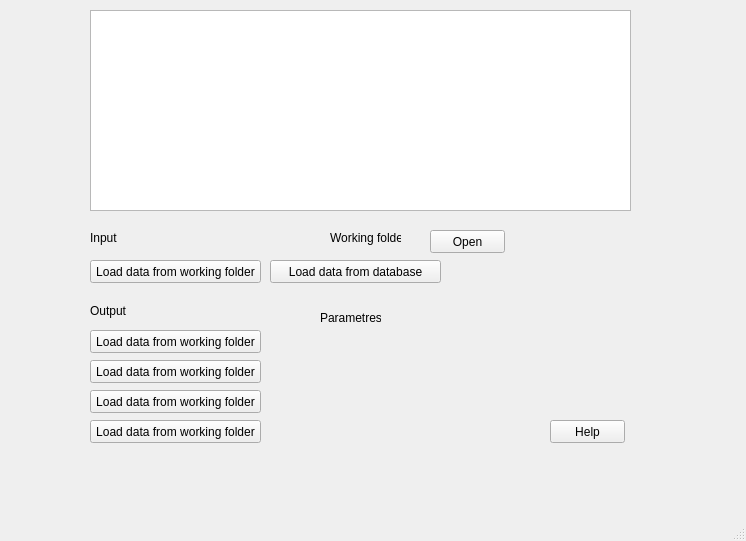
<?xml version="1.0" encoding="UTF-8"?>
<ui version="4.0">
 <class>MainWindow</class>
 <widget class="QMainWindow" name="MainWindow">
  <property name="geometry">
   <rect>
    <x>0</x>
    <y>0</y>
    <width>746</width>
    <height>541</height>
   </rect>
  </property>
  <property name="windowTitle">
   <string>MainWindow</string>
  </property>
  <widget class="QWidget" name="centralwidget">
   <widget class="QGraphicsView" name="graphicsView">
    <property name="geometry">
     <rect>
      <x>90</x>
      <y>10</y>
      <width>541</width>
      <height>201</height>
     </rect>
    </property>
   </widget>
   <widget class="QLabel" name="label">
    <property name="geometry">
     <rect>
      <x>320</x>
      <y>310</y>
      <width>61</width>
      <height>16</height>
     </rect>
    </property>
    <property name="text">
     <string>Parametres</string>
    </property>
   </widget>
   <widget class="QPushButton" name="pushButton">
    <property name="geometry">
     <rect>
      <x>90</x>
      <y>260</y>
      <width>171</width>
      <height>23</height>
     </rect>
    </property>
    <property name="text">
     <string>Load data from working folder</string>
    </property>
   </widget>
   <widget class="QPushButton" name="pushButton_2">
    <property name="geometry">
     <rect>
      <x>430</x>
      <y>230</y>
      <width>75</width>
      <height>23</height>
     </rect>
    </property>
    <property name="text">
     <string>Open</string>
    </property>
   </widget>
   <widget class="QLabel" name="label_3">
    <property name="geometry">
     <rect>
      <x>90</x>
      <y>300</y>
      <width>141</width>
      <height>21</height>
     </rect>
    </property>
    <property name="text">
     <string>Output</string>
    </property>
   </widget>
   <widget class="QPushButton" name="pushButton_3">
    <property name="geometry">
     <rect>
      <x>550</x>
      <y>420</y>
      <width>75</width>
      <height>23</height>
     </rect>
    </property>
    <property name="text">
     <string>Help</string>
    </property>
   </widget>
   <widget class="QLabel" name="label_4">
    <property name="geometry">
     <rect>
      <x>90</x>
      <y>230</y>
      <width>61</width>
      <height>16</height>
     </rect>
    </property>
    <property name="text">
     <string>Input</string>
    </property>
   </widget>
   <widget class="QLabel" name="label_5">
    <property name="geometry">
     <rect>
      <x>330</x>
      <y>230</y>
      <width>71</width>
      <height>16</height>
     </rect>
    </property>
    <property name="text">
     <string>Working folder:</string>
    </property>
   </widget>
   <widget class="QPushButton" name="pushButton_4">
    <property name="geometry">
     <rect>
      <x>270</x>
      <y>260</y>
      <width>171</width>
      <height>23</height>
     </rect>
    </property>
    <property name="text">
     <string>Load data from database</string>
    </property>
   </widget>
   <widget class="QPushButton" name="pushButton_5">
    <property name="geometry">
     <rect>
      <x>90</x>
      <y>330</y>
      <width>171</width>
      <height>23</height>
     </rect>
    </property>
    <property name="text">
     <string>Load data from working folder</string>
    </property>
   </widget>
   <widget class="QPushButton" name="pushButton_6">
    <property name="geometry">
     <rect>
      <x>90</x>
      <y>360</y>
      <width>171</width>
      <height>23</height>
     </rect>
    </property>
    <property name="text">
     <string>Load data from working folder</string>
    </property>
   </widget>
   <widget class="QPushButton" name="pushButton_7">
    <property name="geometry">
     <rect>
      <x>90</x>
      <y>390</y>
      <width>171</width>
      <height>23</height>
     </rect>
    </property>
    <property name="text">
     <string>Load data from working folder</string>
    </property>
   </widget>
   <widget class="QPushButton" name="pushButton_8">
    <property name="geometry">
     <rect>
      <x>90</x>
      <y>420</y>
      <width>171</width>
      <height>23</height>
     </rect>
    </property>
    <property name="text">
     <string>Load data from working folder</string>
    </property>
   </widget>
  </widget>
  <widget class="QMenuBar" name="menubar">
   <property name="geometry">
    <rect>
     <x>0</x>
     <y>0</y>
     <width>746</width>
     <height>21</height>
    </rect>
   </property>
  </widget>
  <widget class="QStatusBar" name="statusbar"/>
 </widget>
 <resources/>
 <connections/>
</ui>
